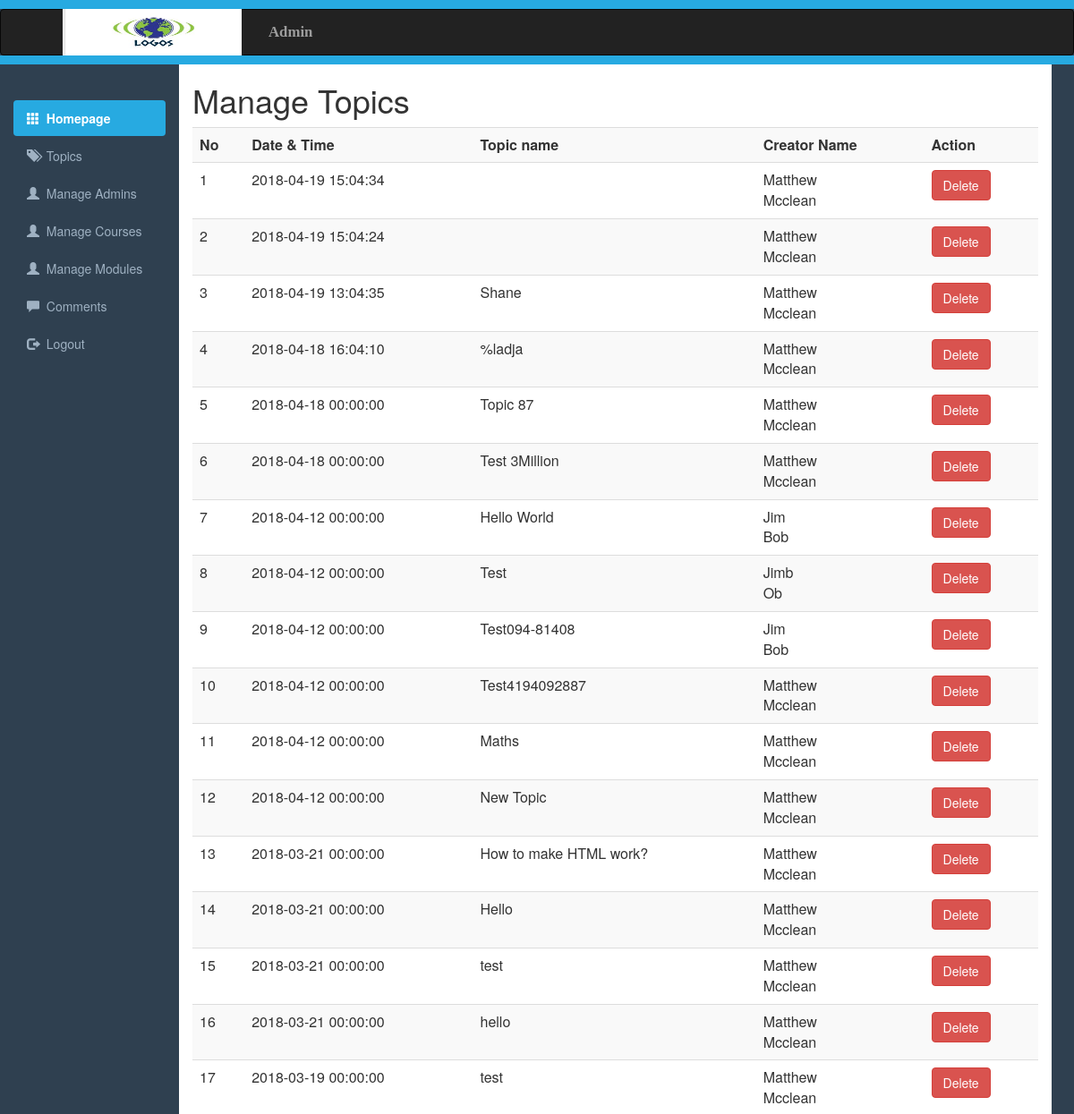
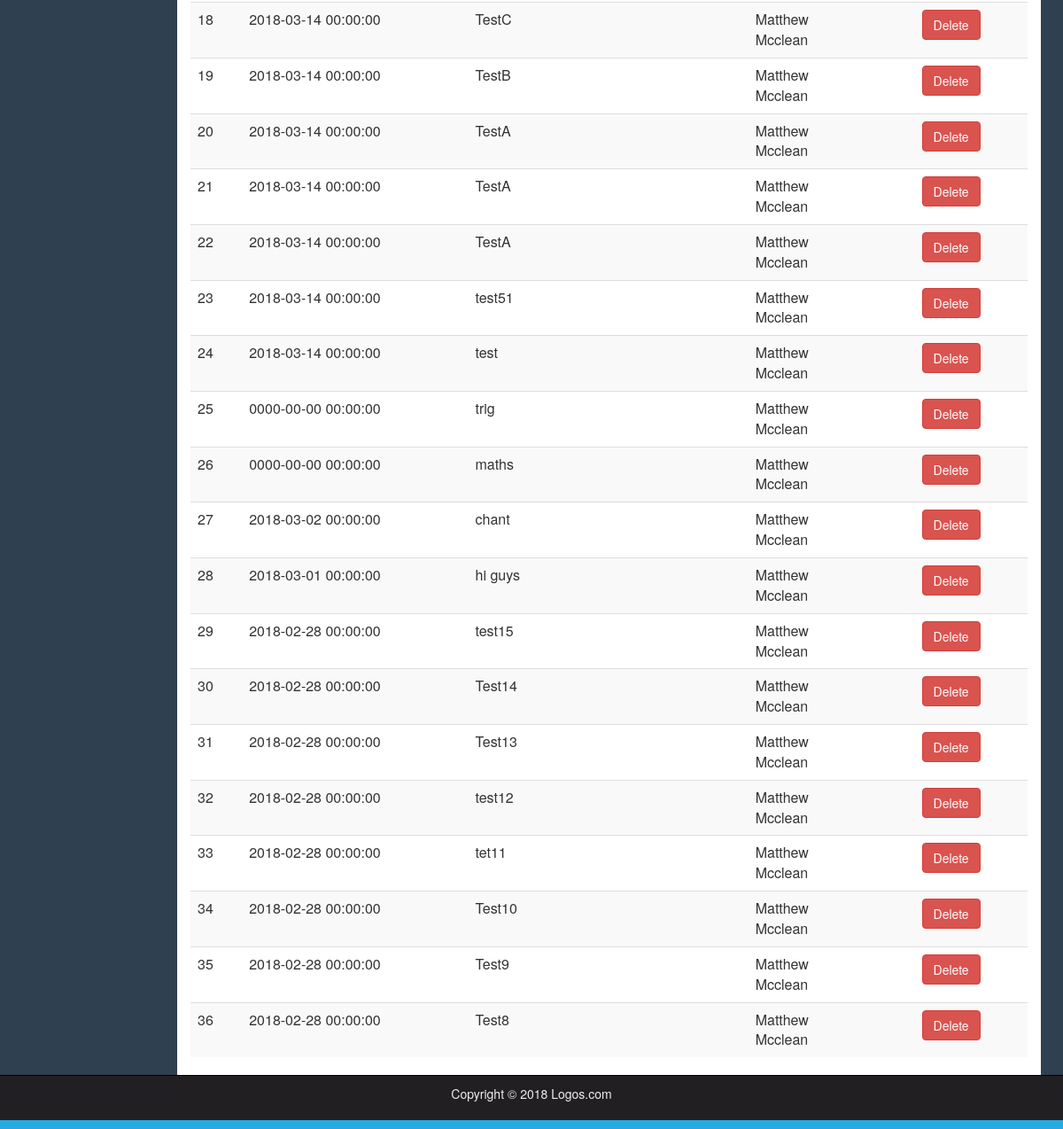
Page /TeamProject/topics.php on the committed database (2 pictures, top to bottom).
### tables this page shows
CREATE TABLE `topic` (
  `TopicNo` int(11) NOT NULL,
  `TopicName` varchar(255) NOT NULL,
  `Details` varchar(255) DEFAULT NULL,
  `DateCreated` datetime NOT NULL,
  `CreatorNo` int(11) NOT NULL,
  `ModuleNo` int(11) NOT NULL
);

CREATE TABLE `member` (
  `id` int(11) NOT NULL,
  `first_name` varchar(25) NOT NULL,
  `last_name` varchar(25) NOT NULL,
  `username` varchar(100) NOT NULL,
  `email` varchar(100) NOT NULL,
  `password` varchar(255) NOT NULL,
  `signup_date` date NOT NULL,
  `courseNo` int(11) NOT NULL,
  `profile_pic` varchar(255) NOT NULL
);

### TeamProject/topics.php (the view, shortened to what this page needs)
<?php include 'adminHeader.php';?>
<?php include 'adminSidebar.php';?>
<?php include("includes/Functions.php");?>
<!DOCTYPE html>
<html lang="en">
	<head>
		<link rel="stylesheet" href="css/bootstrap.min.css">
		<link rel="stylesheet" href="css/adminstyles.css">
	</head>
	<body>
		<div class="container-fluid">
			<div class="col-sm-10">
				<h1>Manage Topics</h1>
				<div class ="table-responsive">
					<table class="table table-striped table-hover">
						<tr>
							<th>No</th>
							<th>Date & Time</th>
							<th>Topic name</th>
							<th>Creator Name</th>
							<th>Action</th>
						</tr>
						<?php
						$ViewQuery="SELECT * FROM topic ORDER BY TopicNo desc;";
						$Execute=mysqli_query($con,$ViewQuery);
						$No=0;
						while($DataRows =mysqli_fetch_array($Execute)){
							$Id = $DataRows["TopicNo"];
							$DateTime = $DataRows["DateCreated"];
							$CategoryName = $DataRows["TopicName"];
							$CreatorNo = $DataRows["CreatorNo"];
							$query=mysqli_query($con,"SELECT * FROM member WHERE id='$CreatorNo'");
							while($row=mysqli_fetch_array($query))
							{
								$FirstName = $row['first_name'];
								$LastName = $row['last_name'];
							}
							$No++;
						?>
						<tr>
							<td><?php echo $No; ?></td>
							<td><?php echo $DateTime; ?></td>
							<td><?php echo $CategoryName; ?></td>
							<td><?php echo ($FirstName.'<br>'.$LastName); ?></td>
							<td><a href="DeleteCategory.php?id=<?php echo $Id; ?>">
							<span class="btn btn-danger">Delete</span>
							</a>
							</td>
						</tr>
						<?php }?>
					</table>
				</div>
			</div>
		</div>
		<?php include 'adminFooter.php';?>
	</body>
</html>

### TeamProject/css/adminstyles.css (style rules this page uses)
body { background-color: #2f4050; }
.col-sm-10 { background-color: #ffffff; }

### rows in the picture
topic: DateCreated "2018-04-19 15:04:34", member.first_name "Matthew", member.last_name "Mcclean"
topic: DateCreated "2018-04-19 15:04:24", member.first_name "Matthew", member.last_name "Mcclean"
topic: DateCreated "2018-04-19 13:04:35", TopicName "Shane", member.first_name "Matthew", member.last_name "Mcclean"
topic: DateCreated "2018-04-18 16:04:10", TopicName "%ladja", member.first_name "Matthew", member.last_name "Mcclean"
topic: DateCreated "2018-04-18 00:00:00", TopicName "Topic 87", member.first_name "Matthew", member.last_name "Mcclean"
topic: DateCreated "2018-04-18 00:00:00", TopicName "Test 3Million", member.first_name "Matthew", member.last_name "Mcclean"
topic: DateCreated "2018-04-12 00:00:00", TopicName "Hello World", member.first_name "Jim", member.last_name "Bob"
topic: DateCreated "2018-04-12 00:00:00", TopicName "Test", member.first_name "Jimb", member.last_name "Ob"
topic: DateCreated "2018-04-12 00:00:00", TopicName "Test094-81408", member.first_name "Jim", member.last_name "Bob"
topic: DateCreated "2018-04-12 00:00:00", TopicName "Test4194092887", member.first_name "Matthew", member.last_name "Mcclean"
topic: DateCreated "2018-04-12 00:00:00", TopicName "Maths", member.first_name "Matthew", member.last_name "Mcclean"
topic: DateCreated "2018-04-12 00:00:00", TopicName "New Topic", member.first_name "Matthew", member.last_name "Mcclean"
topic: DateCreated "2018-03-21 00:00:00", TopicName "How to make HTML work?", member.first_name "Matthew", member.last_name "Mcclean"
topic: DateCreated "2018-03-21 00:00:00", TopicName "Hello", member.first_name "Matthew", member.last_name "Mcclean"
topic: DateCreated "2018-03-21 00:00:00", TopicName "test", member.first_name "Matthew", member.last_name "Mcclean"
topic: DateCreated "2018-03-21 00:00:00", TopicName "hello", member.first_name "Matthew", member.last_name "Mcclean"
topic: DateCreated "2018-03-19 00:00:00", TopicName "test", member.first_name "Matthew", member.last_name "Mcclean"
topic: DateCreated "2018-03-14 00:00:00", TopicName "TestC", member.first_name "Matthew", member.last_name "Mcclean"
topic: DateCreated "2018-03-14 00:00:00", TopicName "TestB", member.first_name "Matthew", member.last_name "Mcclean"
topic: DateCreated "2018-03-14 00:00:00", TopicName "TestA", member.first_name "Matthew", member.last_name "Mcclean"
topic: DateCreated "2018-03-14 00:00:00", TopicName "TestA", member.first_name "Matthew", member.last_name "Mcclean"
topic: DateCreated "2018-03-14 00:00:00", TopicName "TestA", member.first_name "Matthew", member.last_name "Mcclean"
topic: DateCreated "2018-03-14 00:00:00", TopicName "test51", member.first_name "Matthew", member.last_name "Mcclean"
topic: DateCreated "2018-03-14 00:00:00", TopicName "test"
member: first_name "Matthew", last_name "Mcclean"
topic: DateCreated "0000-00-00 00:00:00", TopicName "trig"
topic: DateCreated "0000-00-00 00:00:00", TopicName "maths"
topic: DateCreated "2018-03-02 00:00:00", TopicName "chant"
topic: DateCreated "2018-03-01 00:00:00", TopicName "hi guys"
topic: DateCreated "2018-02-28 00:00:00", TopicName "test15"
topic: DateCreated "2018-02-28 00:00:00", TopicName "Test14"
topic: DateCreated "2018-02-28 00:00:00", TopicName "Test13"
topic: DateCreated "2018-02-28 00:00:00", TopicName "test12"
topic: DateCreated "2018-02-28 00:00:00", TopicName "tet11"
topic: DateCreated "2018-02-28 00:00:00", TopicName "Test10"
topic: DateCreated "2018-02-28 00:00:00", TopicName "Test9"
topic: DateCreated "2018-02-28 00:00:00", TopicName "Test8"
